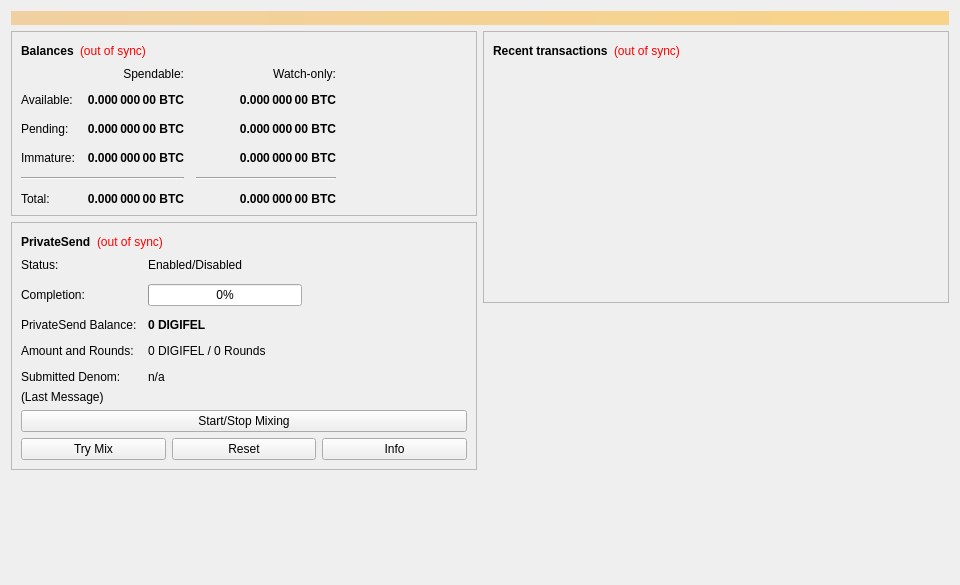
<?xml version="1.0" encoding="UTF-8"?>
<ui version="4.0">
 <class>OverviewPage</class>
 <widget class="QWidget" name="OverviewPage">
  <property name="geometry">
   <rect>
    <x>0</x>
    <y>0</y>
    <width>960</width>
    <height>585</height>
   </rect>
  </property>
  <property name="minimumSize">
   <size>
    <width>960</width>
    <height>0</height>
   </size>
  </property>
  <property name="windowTitle">
   <string>Form</string>
  </property>
  <layout class="QVBoxLayout" name="topLayout">
   <item>
    <widget class="QLabel" name="labelAlerts">
     <property name="visible">
      <bool>false</bool>
     </property>
     <property name="styleSheet">
      <string notr="true">background-color: qlineargradient(x1: 0, y1: 0, x2: 1, y2: 0, stop:0 #F0D0A0, stop:1 #F8D488); color:#000000;</string>
     </property>
     <property name="wordWrap">
      <bool>true</bool>
     </property>
     <property name="margin">
      <number>3</number>
     </property>
    </widget>
   </item>
   <item>
    <layout class="QHBoxLayout" name="horizontalLayout" stretch="1,1">
     <item>
      <layout class="QVBoxLayout" name="verticalLayout_2">
       <item>
        <widget class="QFrame" name="frame">
         <property name="frameShape">
          <enum>QFrame::StyledPanel</enum>
         </property>
         <property name="frameShadow">
          <enum>QFrame::Raised</enum>
         </property>
         <layout class="QVBoxLayout" name="verticalLayout_4">
          <item>
           <layout class="QHBoxLayout" name="horizontalLayout_4">
            <item>
             <widget class="QLabel" name="label_5">
              <property name="font">
               <font>
                <weight>75</weight>
                <bold>true</bold>
               </font>
              </property>
              <property name="text">
               <string>Balances</string>
              </property>
             </widget>
            </item>
            <item>
             <widget class="QLabel" name="labelWalletStatus">
              <property name="toolTip">
               <string>The displayed information may be out of date. Your wallet automatically synchronizes with the Digifel network after a connection is established, but this process has not completed yet.</string>
              </property>
              <property name="styleSheet">
               <string notr="true">QLabel { color: red; }</string>
              </property>
              <property name="text">
               <string notr="true">(out of sync)</string>
              </property>
              <property name="alignment">
               <set>Qt::AlignLeading|Qt::AlignLeft|Qt::AlignVCenter</set>
              </property>
             </widget>
            </item>
            <item>
             <spacer name="horizontalSpacer_3">
              <property name="orientation">
               <enum>Qt::Horizontal</enum>
              </property>
              <property name="sizeHint" stdset="0">
               <size>
                <width>40</width>
                <height>20</height>
               </size>
              </property>
             </spacer>
            </item>
           </layout>
          </item>
          <item>
           <layout class="QGridLayout" name="gridLayout">
            <property name="spacing">
             <number>12</number>
            </property>
            <item row="2" column="2">
             <widget class="QLabel" name="labelWatchPending">
              <property name="font">
               <font>
                <weight>75</weight>
                <bold>true</bold>
               </font>
              </property>
              <property name="cursor">
               <cursorShape>IBeamCursor</cursorShape>
              </property>
              <property name="toolTip">
               <string>Unconfirmed transactions to watch-only addresses</string>
              </property>
              <property name="text">
               <string notr="true">0.000 000 00 BTC</string>
              </property>
              <property name="alignment">
               <set>Qt::AlignRight|Qt::AlignTrailing|Qt::AlignVCenter</set>
              </property>
              <property name="textInteractionFlags">
               <set>Qt::LinksAccessibleByMouse|Qt::TextSelectableByKeyboard|Qt::TextSelectableByMouse</set>
              </property>
             </widget>
            </item>
            <item row="2" column="1">
             <widget class="QLabel" name="labelUnconfirmed">
              <property name="font">
               <font>
                <weight>75</weight>
                <bold>true</bold>
               </font>
              </property>
              <property name="cursor">
               <cursorShape>IBeamCursor</cursorShape>
              </property>
              <property name="toolTip">
               <string>Total of transactions that have yet to be confirmed, and do not yet count toward the spendable balance</string>
              </property>
              <property name="text">
               <string notr="true">0.000 000 00 BTC</string>
              </property>
              <property name="alignment">
               <set>Qt::AlignRight|Qt::AlignTrailing|Qt::AlignVCenter</set>
              </property>
              <property name="textInteractionFlags">
               <set>Qt::LinksAccessibleByMouse|Qt::TextSelectableByKeyboard|Qt::TextSelectableByMouse</set>
              </property>
             </widget>
            </item>
            <item row="3" column="2">
             <widget class="QLabel" name="labelWatchImmature">
              <property name="font">
               <font>
                <weight>75</weight>
                <bold>true</bold>
               </font>
              </property>
              <property name="cursor">
               <cursorShape>IBeamCursor</cursorShape>
              </property>
              <property name="toolTip">
               <string>Mined balance in watch-only addresses that has not yet matured</string>
              </property>
              <property name="text">
               <string notr="true">0.000 000 00 BTC</string>
              </property>
              <property name="alignment">
               <set>Qt::AlignRight|Qt::AlignTrailing|Qt::AlignVCenter</set>
              </property>
              <property name="textInteractionFlags">
               <set>Qt::LinksAccessibleByMouse|Qt::TextSelectableByKeyboard|Qt::TextSelectableByMouse</set>
              </property>
             </widget>
            </item>
            <item row="4" column="0" colspan="2">
             <widget class="Line" name="lineSpendableBalance">
              <property name="orientation">
               <enum>Qt::Horizontal</enum>
              </property>
             </widget>
            </item>
            <item row="4" column="2">
             <widget class="Line" name="lineWatchBalance">
              <property name="sizePolicy">
               <sizepolicy hsizetype="Preferred" vsizetype="Fixed">
                <horstretch>0</horstretch>
                <verstretch>0</verstretch>
               </sizepolicy>
              </property>
              <property name="minimumSize">
               <size>
                <width>140</width>
                <height>0</height>
               </size>
              </property>
              <property name="orientation">
               <enum>Qt::Horizontal</enum>
              </property>
             </widget>
            </item>
            <item row="5" column="0">
             <widget class="QLabel" name="labelTotalText">
              <property name="text">
               <string>Total:</string>
              </property>
             </widget>
            </item>
            <item row="3" column="1">
             <widget class="QLabel" name="labelImmature">
              <property name="font">
               <font>
                <weight>75</weight>
                <bold>true</bold>
               </font>
              </property>
              <property name="cursor">
               <cursorShape>IBeamCursor</cursorShape>
              </property>
              <property name="toolTip">
               <string>Mined balance that has not yet matured</string>
              </property>
              <property name="text">
               <string notr="true">0.000 000 00 BTC</string>
              </property>
              <property name="alignment">
               <set>Qt::AlignRight|Qt::AlignTrailing|Qt::AlignVCenter</set>
              </property>
              <property name="textInteractionFlags">
               <set>Qt::LinksAccessibleByMouse|Qt::TextSelectableByKeyboard|Qt::TextSelectableByMouse</set>
              </property>
             </widget>
            </item>
            <item row="2" column="3">
             <spacer name="horizontalSpacer_2">
              <property name="orientation">
               <enum>Qt::Horizontal</enum>
              </property>
              <property name="sizeHint" stdset="0">
               <size>
                <width>40</width>
                <height>20</height>
               </size>
              </property>
             </spacer>
            </item>
            <item row="3" column="0">
             <widget class="QLabel" name="labelImmatureText">
              <property name="text">
               <string>Immature:</string>
              </property>
             </widget>
            </item>
            <item row="5" column="1">
             <widget class="QLabel" name="labelTotal">
              <property name="font">
               <font>
                <weight>75</weight>
                <bold>true</bold>
               </font>
              </property>
              <property name="cursor">
               <cursorShape>IBeamCursor</cursorShape>
              </property>
              <property name="toolTip">
               <string>Your current total balance</string>
              </property>
              <property name="text">
               <string notr="true">0.000 000 00 BTC</string>
              </property>
              <property name="alignment">
               <set>Qt::AlignRight|Qt::AlignTrailing|Qt::AlignVCenter</set>
              </property>
              <property name="textInteractionFlags">
               <set>Qt::LinksAccessibleByMouse|Qt::TextSelectableByKeyboard|Qt::TextSelectableByMouse</set>
              </property>
             </widget>
            </item>
            <item row="5" column="2">
             <widget class="QLabel" name="labelWatchTotal">
              <property name="font">
               <font>
                <weight>75</weight>
                <bold>true</bold>
               </font>
              </property>
              <property name="cursor">
               <cursorShape>IBeamCursor</cursorShape>
              </property>
              <property name="toolTip">
               <string>Current total balance in watch-only addresses</string>
              </property>
              <property name="text">
               <string notr="true">0.000 000 00 BTC</string>
              </property>
              <property name="alignment">
               <set>Qt::AlignRight|Qt::AlignTrailing|Qt::AlignVCenter</set>
              </property>
              <property name="textInteractionFlags">
               <set>Qt::LinksAccessibleByMouse|Qt::TextSelectableByKeyboard|Qt::TextSelectableByMouse</set>
              </property>
             </widget>
            </item>
            <item row="0" column="2">
             <widget class="QLabel" name="labelWatchonly">
              <property name="text">
               <string>Watch-only:</string>
              </property>
              <property name="alignment">
               <set>Qt::AlignRight|Qt::AlignTrailing|Qt::AlignVCenter</set>
              </property>
             </widget>
            </item>
            <item row="1" column="0">
             <widget class="QLabel" name="labelBalanceText">
              <property name="text">
               <string>Available:</string>
              </property>
             </widget>
            </item>
            <item row="1" column="1">
             <widget class="QLabel" name="labelBalance">
              <property name="font">
               <font>
                <weight>75</weight>
                <bold>true</bold>
               </font>
              </property>
              <property name="cursor">
               <cursorShape>IBeamCursor</cursorShape>
              </property>
              <property name="toolTip">
               <string>Your current spendable balance</string>
              </property>
              <property name="text">
               <string notr="true">0.000 000 00 BTC</string>
              </property>
              <property name="alignment">
               <set>Qt::AlignRight|Qt::AlignTrailing|Qt::AlignVCenter</set>
              </property>
              <property name="textInteractionFlags">
               <set>Qt::LinksAccessibleByMouse|Qt::TextSelectableByKeyboard|Qt::TextSelectableByMouse</set>
              </property>
             </widget>
            </item>
            <item row="1" column="2">
             <widget class="QLabel" name="labelWatchAvailable">
              <property name="font">
               <font>
                <weight>75</weight>
                <bold>true</bold>
               </font>
              </property>
              <property name="cursor">
               <cursorShape>IBeamCursor</cursorShape>
              </property>
              <property name="toolTip">
               <string>Your current balance in watch-only addresses</string>
              </property>
              <property name="text">
               <string notr="true">0.000 000 00 BTC</string>
              </property>
              <property name="alignment">
               <set>Qt::AlignRight|Qt::AlignTrailing|Qt::AlignVCenter</set>
              </property>
              <property name="textInteractionFlags">
               <set>Qt::LinksAccessibleByMouse|Qt::TextSelectableByKeyboard|Qt::TextSelectableByMouse</set>
              </property>
             </widget>
            </item>
            <item row="2" column="0">
             <widget class="QLabel" name="labelPendingText">
              <property name="text">
               <string>Pending:</string>
              </property>
             </widget>
            </item>
            <item row="0" column="1">
             <widget class="QLabel" name="labelSpendable">
              <property name="text">
               <string>Spendable:</string>
              </property>
              <property name="alignment">
               <set>Qt::AlignRight|Qt::AlignTrailing|Qt::AlignVCenter</set>
              </property>
             </widget>
            </item>
           </layout>
          </item>
         </layout>
        </widget>
       </item>
       <item>
        <widget class="QFrame" name="framePrivateSend">
         <property name="layoutDirection">
          <enum>Qt::LeftToRight</enum>
         </property>
         <property name="frameShape">
          <enum>QFrame::StyledPanel</enum>
         </property>
         <property name="frameShadow">
          <enum>QFrame::Raised</enum>
         </property>
         <layout class="QVBoxLayout" name="VerticalLayout_PS1">
          <item>
           <layout class="QHBoxLayout" name="horizontalLayout_5">
            <item>
             <widget class="QLabel" name="labelPrivateSendHeader">
              <property name="font">
               <font>
                <weight>75</weight>
                <bold>true</bold>
               </font>
              </property>
              <property name="text">
               <string>PrivateSend</string>
              </property>
             </widget>
            </item>
            <item>
             <widget class="QLabel" name="labelPrivateSendSyncStatus">
              <property name="toolTip">
               <string>The displayed information may be out of date. Your wallet automatically synchronizes with the Digifel network after a connection is established, but this process has not completed yet.</string>
              </property>
              <property name="styleSheet">
               <string notr="true">QLabel { color: red; }</string>
              </property>
              <property name="text">
               <string notr="true">(out of sync)</string>
              </property>
              <property name="alignment">
               <set>Qt::AlignLeading|Qt::AlignLeft|Qt::AlignVCenter</set>
              </property>
             </widget>
            </item>
            <item>
             <spacer name="horizontalSpacer_4">
              <property name="orientation">
               <enum>Qt::Horizontal</enum>
              </property>
              <property name="sizeHint" stdset="0">
               <size>
                <width>40</width>
                <height>20</height>
               </size>
              </property>
             </spacer>
            </item>
           </layout>
          </item>
          <item>
           <layout class="QFormLayout" name="privateSendFormLayout">
            <property name="fieldGrowthPolicy">
             <enum>QFormLayout::AllNonFixedFieldsGrow</enum>
            </property>
            <property name="horizontalSpacing">
             <number>11</number>
            </property>
            <property name="verticalSpacing">
             <number>12</number>
            </property>
            <item row="0" column="0">
             <widget class="QLabel" name="labelPrivateSendEnabledText">
              <property name="text">
               <string>Status:</string>
              </property>
             </widget>
            </item>
            <item row="0" column="1">
             <widget class="QLabel" name="labelPrivateSendEnabled">
              <property name="text">
               <string>Enabled/Disabled</string>
              </property>
             </widget>
            </item>
            <item row="1" column="0">
             <widget class="QLabel" name="labelCompletitionText">
              <property name="text">
               <string>Completion:</string>
              </property>
             </widget>
            </item>
            <item row="1" column="1">
             <widget class="QProgressBar" name="privateSendProgress">
              <property name="maximumSize">
               <size>
                <width>154</width>
                <height>16777215</height>
               </size>
              </property>
              <property name="value">
               <number>0</number>
              </property>
             </widget>
            </item>
            <item row="2" column="0">
             <widget class="QLabel" name="labelAnonymizedText">
              <property name="text">
               <string>PrivateSend Balance:</string>
              </property>
             </widget>
            </item>
            <item row="2" column="1">
             <widget class="QLabel" name="labelAnonymized">
              <property name="font">
               <font>
                <weight>75</weight>
                <bold>true</bold>
               </font>
              </property>
              <property name="text">
               <string notr="true">0 DIGIFEL</string>
              </property>
             </widget>
            </item>
            <item row="3" column="0">
             <widget class="QLabel" name="labelAmountAndRoundsText">
              <property name="text">
               <string>Amount and Rounds:</string>
              </property>
             </widget>
            </item>
            <item row="3" column="1">
             <widget class="QLabel" name="labelAmountRounds">
              <property name="text">
               <string>0 DIGIFEL / 0 Rounds</string>
              </property>
             </widget>
            </item>
            <item row="4" column="0">
             <widget class="QLabel" name="labelSubmittedDenomText">
              <property name="text">
               <string>Submitted Denom:</string>
              </property>
             </widget>
            </item>
            <item row="4" column="1">
             <widget class="QLabel" name="labelSubmittedDenom">
              <property name="toolTip">
               <string>The denominations you submitted to the Masternode.&lt;br&gt;To mix, other users must submit the exact same denominations.</string>
              </property>
              <property name="text">
               <string>n/a</string>
              </property>
             </widget>
            </item>
           </layout>
          </item>
          <item>
           <layout class="QVBoxLayout" name="VerticalLayout_PS">
            <item>
             <widget class="QLabel" name="labelPrivateSendLastMessage">
              <property name="text">
               <string>(Last Message)</string>
              </property>
              <property name="alignment">
               <set>Qt::AlignLeading|Qt::AlignLeft|Qt::AlignTop</set>
              </property>
              <property name="wordWrap">
               <bool>true</bool>
              </property>
             </widget>
            </item>
            <item>
             <widget class="QPushButton" name="togglePrivateSend">
              <property name="sizePolicy">
               <sizepolicy hsizetype="MinimumExpanding" vsizetype="Fixed">
                <horstretch>0</horstretch>
                <verstretch>0</verstretch>
               </sizepolicy>
              </property>
              <property name="text">
               <string>Start/Stop Mixing</string>
              </property>
             </widget>
            </item>
            <item>
             <layout class="QHBoxLayout" name="horizontalLayout_debugbuttons">
              <item>
               <widget class="QPushButton" name="privateSendAuto">
                <property name="sizePolicy">
                 <sizepolicy hsizetype="MinimumExpanding" vsizetype="Fixed">
                  <horstretch>0</horstretch>
                  <verstretch>0</verstretch>
                 </sizepolicy>
                </property>
                <property name="toolTip">
                 <string>Try to manually submit a PrivateSend request.</string>
                </property>
                <property name="text">
                 <string>Try Mix</string>
                </property>
               </widget>
              </item>
              <item>
               <widget class="QPushButton" name="privateSendReset">
                <property name="sizePolicy">
                 <sizepolicy hsizetype="MinimumExpanding" vsizetype="Fixed">
                  <horstretch>0</horstretch>
                  <verstretch>0</verstretch>
                 </sizepolicy>
                </property>
                <property name="toolTip">
                 <string>Reset the current status of PrivateSend (can interrupt PrivateSend if it's in the process of Mixing, which can cost you money!)</string>
                </property>
                <property name="autoFillBackground">
                 <bool>false</bool>
                </property>
                <property name="text">
                 <string>Reset</string>
                </property>
               </widget>
              </item>
              <item>
               <widget class="QPushButton" name="privateSendInfo">
                <property name="sizePolicy">
                 <sizepolicy hsizetype="MinimumExpanding" vsizetype="Fixed">
                  <horstretch>0</horstretch>
                  <verstretch>0</verstretch>
                 </sizepolicy>
                </property>
                <property name="toolTip">
                 <string>Information about PrivateSend and Mixing</string>
                </property>
                <property name="text">
                 <string>Info</string>
                </property>
               </widget>
              </item>
             </layout>
            </item>
           </layout>
          </item>
         </layout>
        </widget>
       </item>
       <item>
        <spacer name="verticalSpacer">
         <property name="orientation">
          <enum>Qt::Vertical</enum>
         </property>
         <property name="sizeHint" stdset="0">
          <size>
           <width>20</width>
           <height>40</height>
          </size>
         </property>
        </spacer>
       </item>
      </layout>
     </item>
     <item>
      <layout class="QVBoxLayout" name="verticalLayout_3">
       <item>
        <widget class="QFrame" name="frame_2">
         <property name="frameShape">
          <enum>QFrame::StyledPanel</enum>
         </property>
         <property name="frameShadow">
          <enum>QFrame::Raised</enum>
         </property>
         <layout class="QVBoxLayout" name="verticalLayout">
          <item>
           <layout class="QHBoxLayout" name="horizontalLayout_2">
            <item>
             <widget class="QLabel" name="label_4">
              <property name="font">
               <font>
                <weight>75</weight>
                <bold>true</bold>
               </font>
              </property>
              <property name="text">
               <string>Recent transactions</string>
              </property>
             </widget>
            </item>
            <item>
             <widget class="QLabel" name="labelTransactionsStatus">
              <property name="toolTip">
               <string>The displayed information may be out of date. Your wallet automatically synchronizes with the Digifel network after a connection is established, but this process has not completed yet.</string>
              </property>
              <property name="styleSheet">
               <string notr="true">QLabel { color: red; }</string>
              </property>
              <property name="text">
               <string notr="true">(out of sync)</string>
              </property>
              <property name="alignment">
               <set>Qt::AlignLeading|Qt::AlignLeft|Qt::AlignVCenter</set>
              </property>
             </widget>
            </item>
            <item>
             <spacer name="horizontalSpacer">
              <property name="orientation">
               <enum>Qt::Horizontal</enum>
              </property>
              <property name="sizeHint" stdset="0">
               <size>
                <width>40</width>
                <height>20</height>
               </size>
              </property>
             </spacer>
            </item>
           </layout>
          </item>
          <item>
           <widget class="QListView" name="listTransactions">
            <property name="styleSheet">
             <string notr="true">QListView { background: transparent; }</string>
            </property>
            <property name="frameShape">
             <enum>QFrame::NoFrame</enum>
            </property>
            <property name="verticalScrollBarPolicy">
             <enum>Qt::ScrollBarAlwaysOff</enum>
            </property>
            <property name="horizontalScrollBarPolicy">
             <enum>Qt::ScrollBarAlwaysOff</enum>
            </property>
            <property name="selectionMode">
             <enum>QAbstractItemView::NoSelection</enum>
            </property>
           </widget>
          </item>
         </layout>
        </widget>
       </item>
       <item>
        <spacer name="verticalSpacer_2">
         <property name="orientation">
          <enum>Qt::Vertical</enum>
         </property>
         <property name="sizeHint" stdset="0">
          <size>
           <width>20</width>
           <height>40</height>
          </size>
         </property>
        </spacer>
       </item>
      </layout>
     </item>
    </layout>
   </item>
  </layout>
 </widget>
 <resources/>
 <connections/>
</ui>
